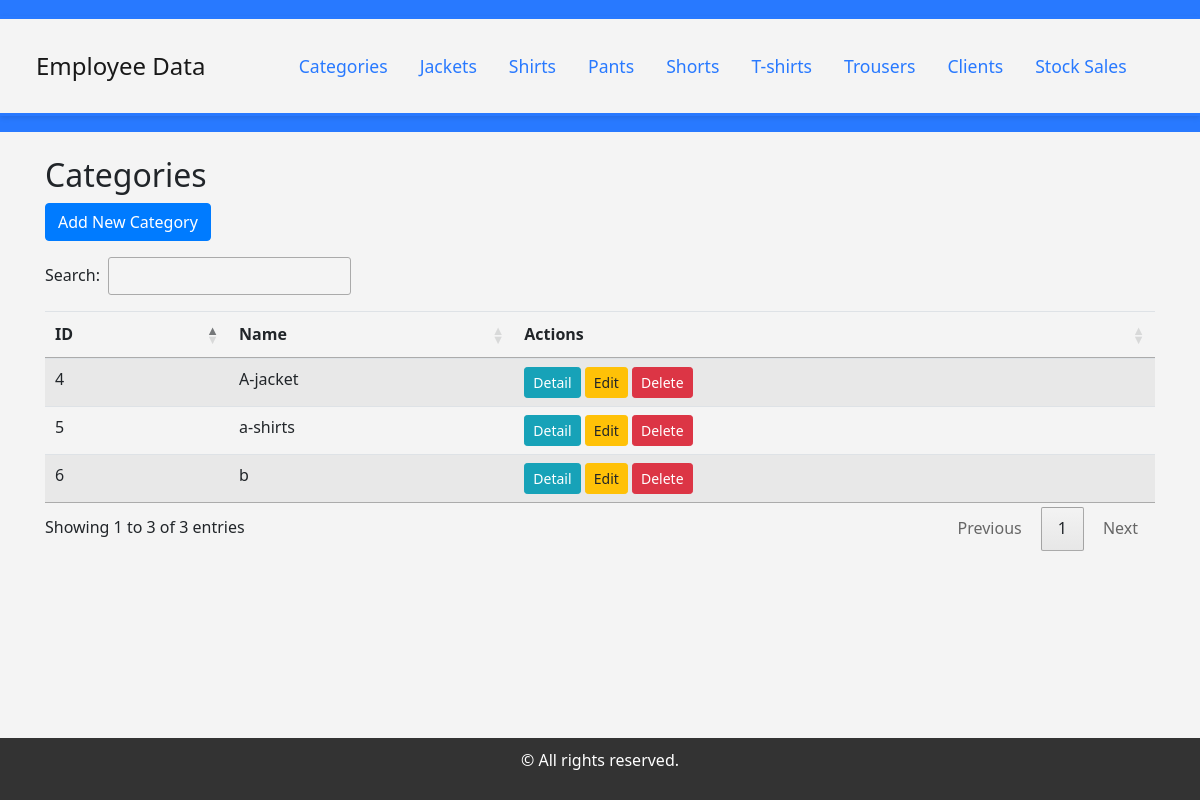
The app's page /product/categories/ with its own data.
### product/models.py (models this page shows, shortened)
class Category(models.Model):
    name = models.CharField(max_length=100)

### product/views.py (the view)
# urls.py: path('categories/', CategoryListView.as_view(), name='category_list'),
class CategoryListView(ListView):
    model = Category
    template_name = 'category/category_list.html'
    context_object_name = 'categories'  # Use this to refer to the data in the template

### product/templates/category/category_list.html (shortened to what this page needs)
{% extends 'base.html' %}
{% block content %}
    <h2>Categories</h2>
    <a href="{% url 'category_create' %}" class="btn btn-primary mb-3">Add New Category</a>
    <div class="table-responsive">
        <table class="table table-striped" id="category">
            <thead>
                <tr>
                    <th>ID</th>
                    <th>Name</th>
                    <th>Actions</th>
                </tr>
            </thead>
            <tbody>
                {% for category in categories %}
                    <tr>
                        <td>{{ category.id }}</td>
                        <td>{{ category.name }}</td>
                        <td>
                            <a href="{% url 'category_detail' category.pk %}" class="btn btn-info btn-sm">Detail</a>
                            <a href="{% url 'category_update' category.pk %}" class="btn btn-warning btn-sm">Edit</a>
                            <a href="{% url 'category_delete' category.pk %}" class="btn btn-danger btn-sm">Delete</a>
                        </td>
                    </tr>
                {% endfor %}
            </tbody>
        </table>
    </div>
{% endblock %}
{% block js %}
<link href="https://cdn.datatables.net/v/dt/jszip-3.10.1/dt-2.0.8/af-2.7.0/b-3.0.2/b-colvis-3.0.2/b-html5-3.0.2/b-print-3.0.2/cr-2.0.3/date-1.5.2/fc-5.0.1/fh-4.0.1/kt-2.12.1/r-3.0.2/rg-1.5.0/rr-1.5.0/sc-2.4.3/sb-1.7.1/sp-2.3.1/sl-2.0.3/sr-1.4.1/datatables.min.css" rel="stylesheet">
{% endblock %}

### records on screen
Category: id "4", name "A-jacket"
Category: id "5", name "a-shirts"
Category: id "6", name "b"
